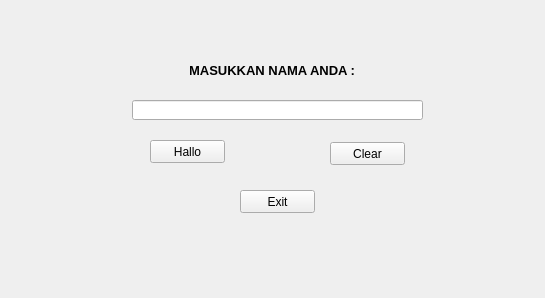
<?xml version="1.0" encoding="UTF-8"?>
<ui version="4.0">
 <class>Form</class>
 <widget class="QWidget" name="Form">
  <property name="geometry">
   <rect>
    <x>0</x>
    <y>0</y>
    <width>545</width>
    <height>298</height>
   </rect>
  </property>
  <property name="windowTitle">
   <string>Form</string>
  </property>
  <widget class="QLabel" name="label">
   <property name="geometry">
    <rect>
     <x>190</x>
     <y>62</y>
     <width>164</width>
     <height>16</height>
    </rect>
   </property>
   <property name="font">
    <font>
     <pointsize>10</pointsize>
     <weight>75</weight>
     <bold>true</bold>
    </font>
   </property>
   <property name="text">
    <string>MASUKKAN NAMA ANDA :</string>
   </property>
   <property name="alignment">
    <set>Qt::AlignCenter</set>
   </property>
  </widget>
  <widget class="QLineEdit" name="nameEdit">
   <property name="geometry">
    <rect>
     <x>132</x>
     <y>100</y>
     <width>291</width>
     <height>20</height>
    </rect>
   </property>
  </widget>
  <widget class="QPushButton" name="hallo">
   <property name="geometry">
    <rect>
     <x>150</x>
     <y>140</y>
     <width>75</width>
     <height>23</height>
    </rect>
   </property>
   <property name="text">
    <string>Hallo</string>
   </property>
  </widget>
  <widget class="QPushButton" name="clear">
   <property name="geometry">
    <rect>
     <x>330</x>
     <y>142</y>
     <width>75</width>
     <height>23</height>
    </rect>
   </property>
   <property name="text">
    <string>Clear</string>
   </property>
  </widget>
  <widget class="QPushButton" name="exit">
   <property name="geometry">
    <rect>
     <x>240</x>
     <y>190</y>
     <width>75</width>
     <height>23</height>
    </rect>
   </property>
   <property name="text">
    <string>Exit</string>
   </property>
  </widget>
 </widget>
 <resources/>
 <connections/>
</ui>
